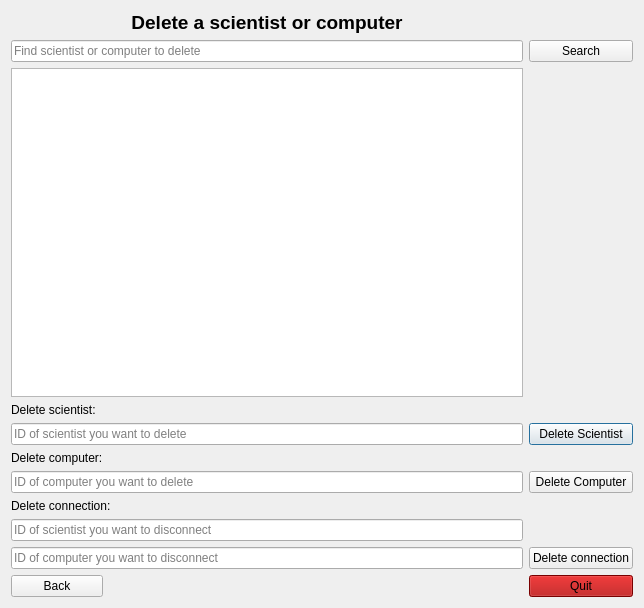
<?xml version="1.0" encoding="UTF-8"?>
<ui version="4.0">
 <class>DeleteWindow</class>
 <widget class="QDialog" name="DeleteWindow">
  <property name="geometry">
   <rect>
    <x>0</x>
    <y>0</y>
    <width>644</width>
    <height>608</height>
   </rect>
  </property>
  <property name="windowTitle">
   <string>Dialog</string>
  </property>
  <layout class="QGridLayout" name="gridLayout">
   <item row="5" column="0">
    <widget class="QLabel" name="label_deleteComputer">
     <property name="text">
      <string>Delete computer:</string>
     </property>
    </widget>
   </item>
   <item row="4" column="2">
    <widget class="QPushButton" name="button_deleteScientist">
     <property name="text">
      <string>Delete Scientist</string>
     </property>
    </widget>
   </item>
   <item row="4" column="0" colspan="2">
    <widget class="QLineEdit" name="lineEdit_deleteScientistID">
     <property name="placeholderText">
      <string>ID of scientist you want to delete</string>
     </property>
    </widget>
   </item>
   <item row="1" column="2">
    <widget class="QPushButton" name="button_deletePageSearch">
     <property name="text">
      <string>Search</string>
     </property>
    </widget>
   </item>
   <item row="1" column="0" colspan="2">
    <widget class="QLineEdit" name="input_deletePageSearch">
     <property name="placeholderText">
      <string>Find scientist or computer to delete</string>
     </property>
    </widget>
   </item>
   <item row="2" column="0" colspan="2">
    <widget class="QListWidget" name="list_frontPageSearchResult"/>
   </item>
   <item row="0" column="0" colspan="2">
    <widget class="QLabel" name="label">
     <property name="text">
      <string>&lt;html&gt;&lt;head/&gt;&lt;body&gt;&lt;p align=&quot;center&quot;&gt;&lt;span style=&quot; font-size:14pt; font-weight:600;&quot;&gt;Delete a scientist or computer&lt;/span&gt;&lt;/p&gt;&lt;/body&gt;&lt;/html&gt;</string>
     </property>
    </widget>
   </item>
   <item row="3" column="0">
    <widget class="QLabel" name="label_deleteScientist">
     <property name="text">
      <string>Delete scientist:</string>
     </property>
    </widget>
   </item>
   <item row="10" column="0">
    <widget class="QPushButton" name="button_deleteBack">
     <property name="text">
      <string>Back</string>
     </property>
    </widget>
   </item>
   <item row="6" column="2">
    <widget class="QPushButton" name="button_deleteComputer">
     <property name="text">
      <string>Delete Computer</string>
     </property>
    </widget>
   </item>
   <item row="7" column="0" colspan="2">
    <widget class="QLabel" name="label_deleteConnection">
     <property name="text">
      <string>Delete connection:</string>
     </property>
    </widget>
   </item>
   <item row="6" column="0" colspan="2">
    <widget class="QLineEdit" name="lineEdit_deleteComputerID">
     <property name="placeholderText">
      <string>ID of computer you want to delete</string>
     </property>
    </widget>
   </item>
   <item row="10" column="2">
    <widget class="QPushButton" name="button_deleteQuit">
     <property name="styleSheet">
      <string notr="true">background-color: rgb(170, 0, 0);
selection-color: rgb(170, 0, 0);
color: rgb(170, 0, 0);
color: rgb(0, 0, 0);</string>
     </property>
     <property name="text">
      <string>Quit</string>
     </property>
    </widget>
   </item>
   <item row="9" column="2">
    <widget class="QPushButton" name="button_deleteConnection">
     <property name="text">
      <string>Delete connection</string>
     </property>
    </widget>
   </item>
   <item row="8" column="0" colspan="2">
    <widget class="QLineEdit" name="lineEdit">
     <property name="placeholderText">
      <string>ID of scientist you want to disconnect</string>
     </property>
    </widget>
   </item>
   <item row="10" column="1">
    <spacer name="horizontalSpacer">
     <property name="orientation">
      <enum>Qt::Horizontal</enum>
     </property>
     <property name="sizeHint" stdset="0">
      <size>
       <width>434</width>
       <height>20</height>
      </size>
     </property>
    </spacer>
   </item>
   <item row="9" column="0" colspan="2">
    <widget class="QLineEdit" name="lineEdit_2">
     <property name="placeholderText">
      <string>ID of computer you want to disconnect</string>
     </property>
    </widget>
   </item>
  </layout>
 </widget>
 <resources/>
 <connections/>
</ui>
